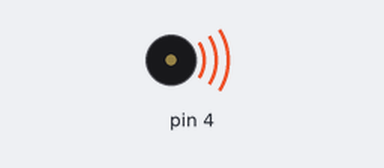
Recording of a sketch running on a simulated Arduino Nano, built with avr-gcc and run on an emulated ATmega328P. On the bench: buzzer (waves = sounding).

Above: at 0.06 s.
At 2.56 s:
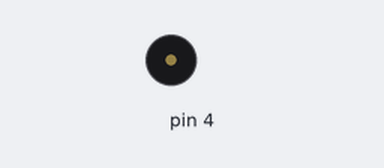
Timing chart, 0 to 3.2 s (numbered marks = the images above):
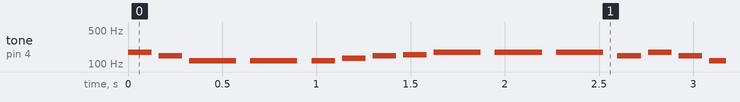

The sketch:

music_demo_1.ino
```cpp
#include "tones.h"

void setup() {
  // put your setup code here, to run once:

}

// notes in the melody:
int melody[] = {
  F3, D3, AS2, AS2, AS2, C3, D3, DS3, F3, F3, F3 ,D3
};

int noteDurations[] = {
  8,  8,   4,   4,   8,  8,  8,  8,  4,  4,   4,  8
};

struct Note {
 int key;
 int duraiton;
};

void playMelody() {
for (int thisNote = 0; thisNote < 12 ; thisNote++) {

    // to calculate the note duration, take one second divided by the note type.
    //e.g. quarter note = 1000 / 4, eighth note = 1000/8, etc.
    int noteDuration = 1000 / noteDurations[thisNote];
    tone(4, melody[thisNote], noteDuration);

    // to distinguish the notes, set a minimum time between them.
    // the note's duration + 30% seems to work well:
    int pauseBetweenNotes = noteDuration * 1.30;
    delay(pauseBetweenNotes);
    // stop the tone playing:
    noTone(8);
  }
}

void loop() {
  // put your main code here, to run repeatedly:
  playMelody();

}
```

tones.h
```cpp
// The tone values

#define B0  31
#define C1  33
#define CS1 35
#define D1  37
#define DS1 39
#define E1  41
#define F1  44
#define FS1 46
#define G1  49
#define GS1 52
#define A1  55
#define AS1 58
#define B1  62
#define C2  65
#define CS2 69
#define D2  73
#define DS2 78
#define E2  82
#define F2  87
#define FS2 93
#define G2  98
#define GS2 104
#define A2  110
#define AS2 117
#define B2  123
#define C3  131
#define CS3 139
#define D3  147
#define DS3 156
#define E3  165
#define F3  175
#define FS3 185
#define G3  196
#define GS3 208
#define A3  220
#define AS3 233
#define B3  247
#define C4  262
#define CS4 277
#define D4  294
#define DS4 311
#define E4  330
#define F4  349
#define FS4 370
#define G4  392
#define GS4 415
#define A4  440
#define AS4 466
#define B4  494
#define C5  523
#define CS5 554
#define D5  587
#define DS5 622
#define E5  659
#define F5  698
#define FS5 740
#define G5  784
#define GS5 831
#define A5  880
#define AS5 932
#define B5  988
#define C6  1047
#define CS6 1109
#define D6  1175
#define DS6 1245
#define E6  1319
#define F6  1397
#define FS6 1480
#define G6  1568
#define GS6 1661
#define A6  1760
#define AS6 1865
#define B6  1976
#define C7  2093
#define CS7 2217
#define D7  2349
#define DS7 2489
#define E7  2637
#define F7  2794
#define FS7 2960
#define G7  3136
#define GS7 3322
#define A7  3520
#define AS7 3729
#define B7  3951
#define C8  4186
#define CS8 4435
#define D8  4699
#define DS8 4978
```

Measured:
- by itself, tone on pin 4: plays 175 Hz for 0.13 s, 147 Hz for 0.13 s, 117 Hz for 0.25 s, 117 Hz for 0.25 s, 117 Hz for 0.13 s, 131 Hz for 0.13 s … (566 notes in this stretch)
